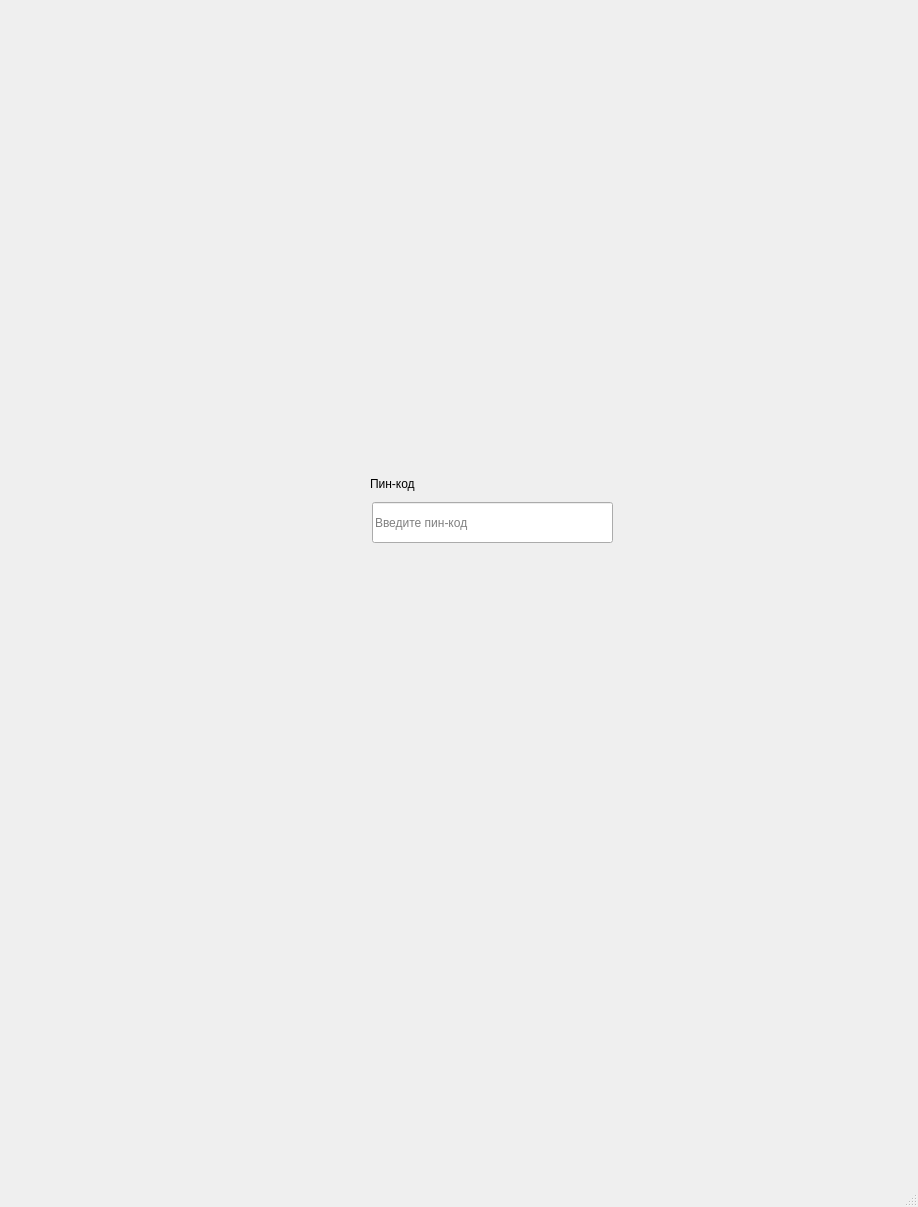
<?xml version="1.0" encoding="UTF-8"?>
<ui version="4.0">
 <class>MainWindow</class>
 <widget class="QMainWindow" name="MainWindow">
  <property name="geometry">
   <rect>
    <x>0</x>
    <y>0</y>
    <width>918</width>
    <height>1207</height>
   </rect>
  </property>
  <property name="windowTitle">
   <string>MainWindow</string>
  </property>
  <widget class="QWidget" name="centralwidget">
   <widget class="QStackedWidget" name="stackedWidget">
    <property name="geometry">
     <rect>
      <x>0</x>
      <y>0</y>
      <width>921</width>
      <height>1161</height>
     </rect>
    </property>
    <property name="currentIndex">
     <number>1</number>
    </property>
    <widget class="QWidget" name="page">
     <widget class="QListWidget" name="listWidget">
      <property name="enabled">
       <bool>true</bool>
      </property>
      <property name="geometry">
       <rect>
        <x>20</x>
        <y>80</y>
        <width>891</width>
        <height>1071</height>
       </rect>
      </property>
     </widget>
     <widget class="QLineEdit" name="lineEdit">
      <property name="geometry">
       <rect>
        <x>20</x>
        <y>30</y>
        <width>891</width>
        <height>41</height>
       </rect>
      </property>
      <property name="text">
       <string/>
      </property>
      <property name="placeholderText">
       <string>Поиск по учетным записям</string>
      </property>
     </widget>
    </widget>
    <widget class="QWidget" name="page_2">
     <widget class="QLineEdit" name="edtPin">
      <property name="geometry">
       <rect>
        <x>372</x>
        <y>502</y>
        <width>241</width>
        <height>41</height>
       </rect>
      </property>
      <property name="text">
       <string/>
      </property>
      <property name="placeholderText">
       <string>Введите пин-код</string>
      </property>
     </widget>
     <widget class="QLabel" name="lblLogin">
      <property name="geometry">
       <rect>
        <x>370</x>
        <y>470</y>
        <width>191</width>
        <height>28</height>
       </rect>
      </property>
      <property name="text">
       <string>Пин-код</string>
      </property>
     </widget>
    </widget>
   </widget>
  </widget>
  <widget class="QMenuBar" name="menubar">
   <property name="geometry">
    <rect>
     <x>0</x>
     <y>0</y>
     <width>918</width>
     <height>34</height>
    </rect>
   </property>
  </widget>
  <widget class="QStatusBar" name="statusbar"/>
 </widget>
 <resources/>
 <connections/>
</ui>
